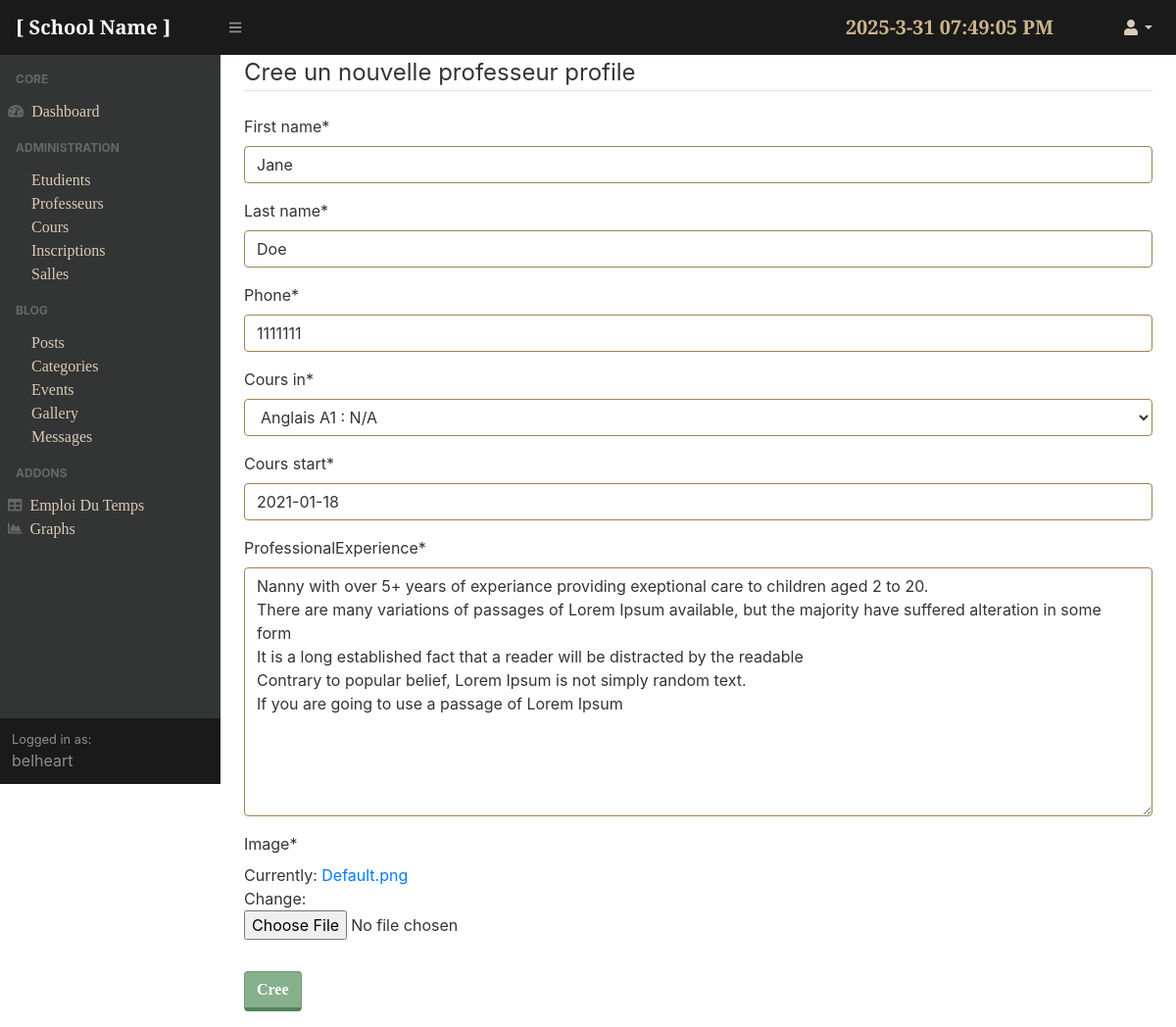
The app's page /adminpanel/teachers/1/update (signed in) with its own data.
### teachers/models.py (models this page shows, shortened)
class Professor(models.Model):
    first_name = models.CharField(max_length=100)
    last_name = models.CharField(max_length=100)
    phone = models.IntegerField(default=0)
    cours_in = models.ForeignKey('courses.Course', on_delete=models.CASCADE)
    cours_start = models.DateField(default = timezone.now)
    professionalExperience = models.TextField(default='N/A')
    image = models.ImageField(default='Default.png', upload_to='teachers_pics')

### adminpanel/views.py (the view, shortened to what this page needs)
# urls.py: path('teachers/<int:pk>/update',TeacherUpdateView.as_view(), name='update-teacher'),
class TeacherUpdateView(LoginRequiredMixin, UpdateView):
        model = Professor
        fields=['first_name','last_name','phone','cours_in','cours_start', 'professionalExperience','image']
        success_url = '/adminpanel/teachers'

### courses/models.py (called while the page is built)
    def __str__(self):
        return f'{self.name} : {self.niveau}'

### teachers/templates/teachers/professor_form.html (shortened to what this page needs)
{% extends 'adminpanel/base.html' %}
{% load crispy_forms_tags %}
{% block content %}
        <div class="content-section">
                <form method='POST' enctype="multipart/form-data">
                <fieldset class="form-group">
                        <legend class="border-bottom mb-4">Cree un nouvelle professeur profile</legend>
                        {{ form|crispy }}
                </fieldset>
                <div class="form-group">
                        <button class="btn btn-outline-success" type="submit">Cree</button>
                </div>
                </form>
        </div>
{% endblock %}

### adminpanel/templates/adminpanel/base.html (shortened to what this page needs)
{%load static%}
<!DOCTYPE html>
<html lang="en">
    <head>
    <link href="{% static 'adminpanel/assets/css/styles.css'%}" rel="stylesheet" />
    <link href="https://cdn.datatables.net/1.10.20/css/dataTables.bootstrap4.min.css" rel="stylesheet" />
    </head>
    <body class="sb-nav-fixed">
        <nav class="sb-topnav navbar navbar-expand navbar-dark bg-dark">
            <a class="navbar-brand" href="{% url 'blog-home' %}">[ School Name ]</a>
            <button class="btn btn-link btn-sm order-1 order-lg-0" id="sidebarToggle" href="#"><i class="fas fa-bars"></i></button>
            <form class="d-none d-md-inline-block form-inline ml-auto mr-0 mr-md-3 my-2 my-md-0">
                <p id="MyClockDisplay"  class="navbar-brand mr-5 text-gold" onload="showTime()"></p>
            </form>
            <ul class="navbar-nav ml-auto ml-md-0">
                <li class="nav-item dropdown">
                    <a class="nav-link dropdown-toggle" id="userDropdown" href="#" role="button" data-toggle="dropdown" aria-haspopup="true" aria-expanded="false"><i class="fas fa-user fa-fw"></i></a>
                </li>
            </ul>
        </nav>
        <div id="layoutSidenav">
            <div id="layoutSidenav_nav">
                <nav class="sb-sidenav accordion sb-sidenav-dark" id="sidenavAccordion">
                    <div class="sb-sidenav-menu">
                        <div class="nav">
                            <div class="sb-sidenav-menu-heading">Core</div>
                            <a class="nav-link" href="{% url 'dashboard' %}">
                                <div class="sb-nav-link-icon"><i class="fas fa-tachometer-alt"></i></div>
                                Dashboard
                            </a>
                            <div class="sb-sidenav-menu-heading">Administration</div>
                            <div class="collapse show" id="collapseLayouts" aria-labelledby="headingOne" data-parent="#sidenavAccordion" style="">
                                <nav class="sb-sidenav-menu-nested nav">
                                    <a class="nav-link" href="{% url 'students' %}">Etudients</a>
                                    <a class="nav-link" href="{% url 'teachers' %}">Professeurs</a>
                                    <a class="nav-link" href="{% url 'courses' %}">Cours</a>
                                    <a class="nav-link" href="{% url 'inscriptions' %}">Inscriptions</a>
                                    <a class="nav-link" href="{% url 'salles' %}">Salles</a>
                                </nav>
                            </div>
                            <div class="sb-sidenav-menu-heading">Blog</div>
                            <div class="collapse show" id="collapseLayouts" aria-labelledby="headingOne" data-parent="#sidenavAccordion" style="">
                                <nav class="sb-sidenav-menu-nested nav">
                                    <a class="nav-link" href="{% url 'blog-posts' %}">Posts</a>
                                    <a class="nav-link" href="{% url 'categories' %}">Categories</a>
                                    <a class="nav-link" href="{% url 'events-admin' %}">Events</a>
                                    <a class="nav-link" href="{% url 'gallery' %}">Gallery</a>
                                    <a class="nav-link" href="{% url 'messages' %}">Messages</a>
                                </nav>
                            </div>
                            <div class="sb-sidenav-menu-heading">Addons</div>
                            <a class="nav-link" href="{% url 'schedule'%}">
                                <div class="sb-nav-link-icon"><i class="fas fa-table"></i></div>
                                Emploi Du Temps
                            </a>
                            <a class="nav-link" href="{% url 'charts'%}">
                                <div class="sb-nav-link-icon"><i class="fas fa-chart-area"></i></div>
                                Graphs
                            </a>
                        </div>
                    </div>
                    <div class="sb-sidenav-footer">
                        <div class="small">Logged in as:</div>
                        {{user.username}}
                    </div>
                </nav>
            </div>
        <div id='layoutSidenav_content'>
        <main>
        <div class="container-fluid">
            {% block content %}{% endblock %}
        </div>
        </main>
        </div>
    </body>
</html>

### records on screen
Professor: first_name "Jane", last_name "Doe", phone "1111111", cours_in "Anglais A1 : N/A", cours_start "2021-01-18", professionalExperience "Nanny with over 5+ years of experiance providing exeptional care to children aged 2 to 20. There are many variations of passages of Lorem Ipsum available, but the majority have suffered alteration in some form It is a long established fact that a reader will be distracted by the readable Contrary to popular belief, Lorem Ipsum is not simply random text. If you are going to use a passage of Lorem Ipsum"

### other values on screen
{{ user.username }} "belheart"
